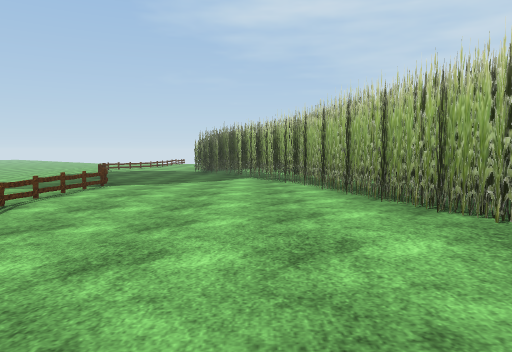
[1] (above)

16 first-person views from a walk through a Unity game level. The camera is 1.2 m above the floor, tilts 4° down and sees 70° across. The floor is counted in squares, 2 m on a side. Each view is taken from the middle of a square. On the plan, view 1 faces up. The plan holds only what a view shows up to about 10 squares ahead; the rest is blank. The place goes on beyond the plan. Some surface patterns are stand-ins.

[2]
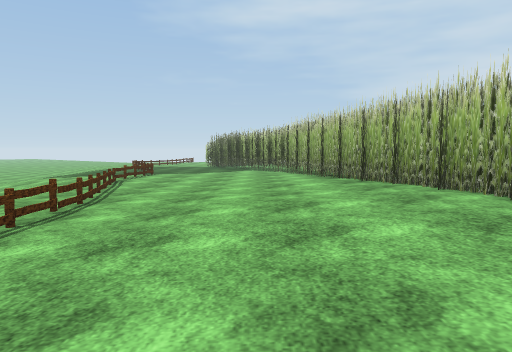

[3]
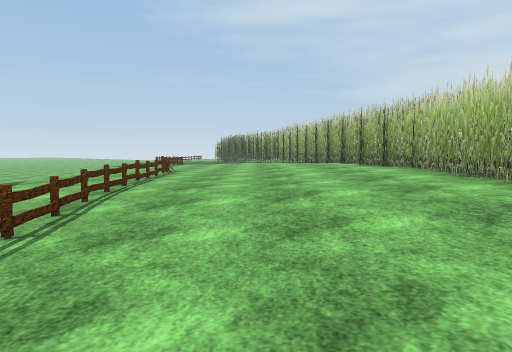

[4]
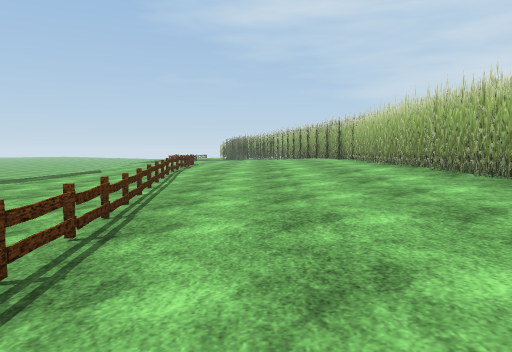

[5]
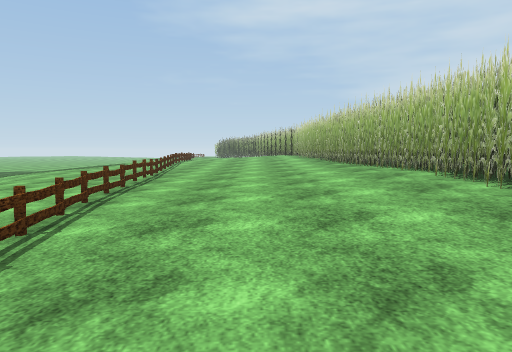

[6]
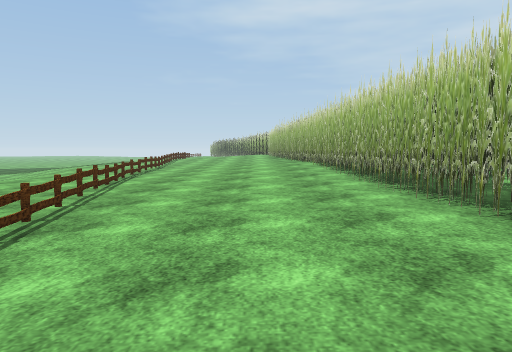

[7]
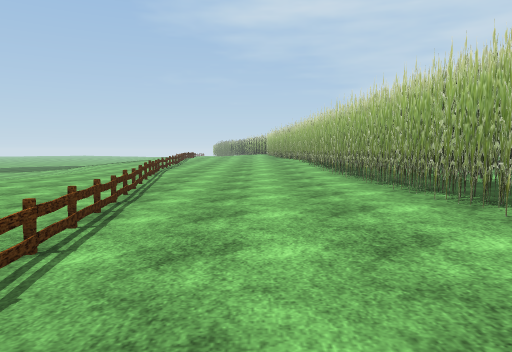

[8]
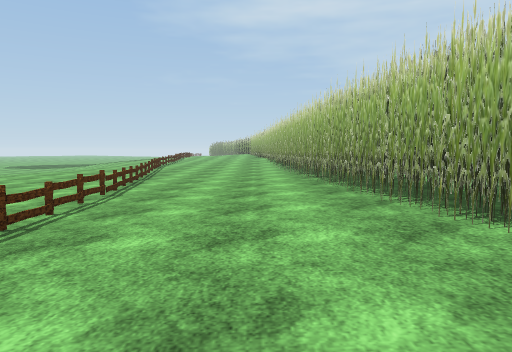

[9]
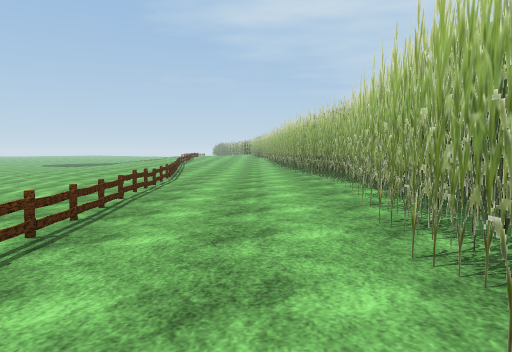

[10]
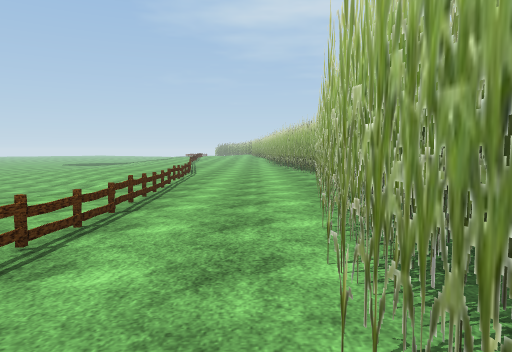

[11]
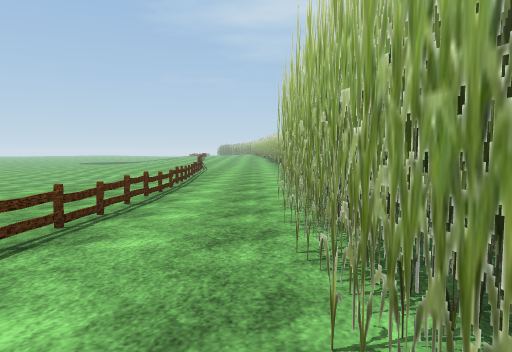

[12]
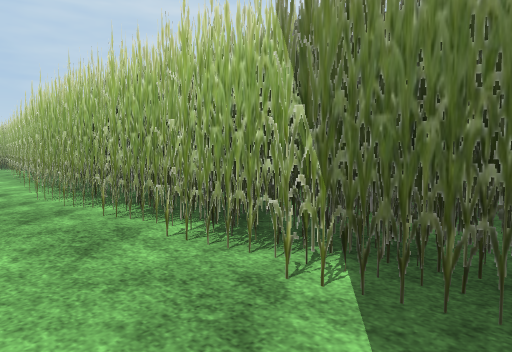

[13]
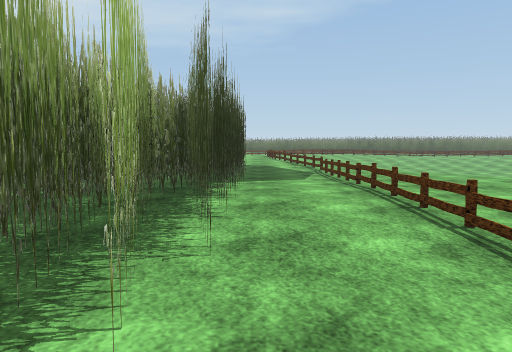

[14]
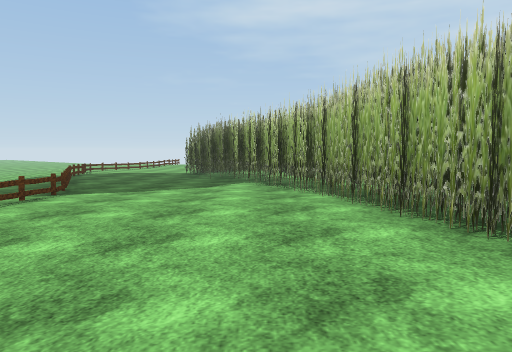

[15]
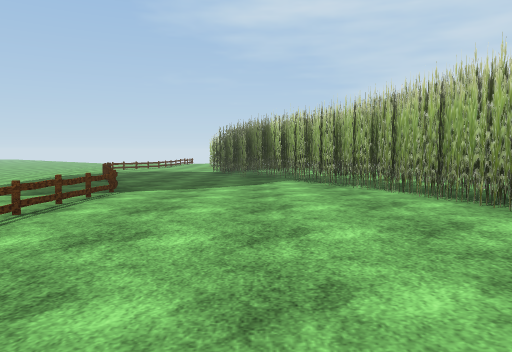

[16]
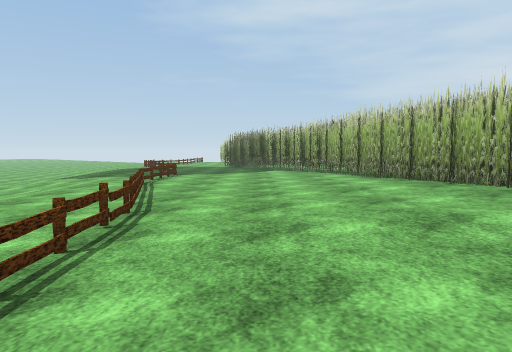

### Floor plan
Key: @ floor where view 1 was taken; # wall or solid block; x gap in a wall; . main floor; : floor 0.25 m higher than the main floor; - floor 0.25 m lower than the main floor; + floor 0.5 m higher than the main floor; _ floor 0.5 m lower than the main floor; * floor 0.75 m higher than the main floor; < floor 0.75 m lower than the main floor; / step, stairs or slope; = window, fence, low wall or low ledge.
Columns run from 5 left of view 1 to 5 right of it. Each row starts with its distance up from view 1.
 11 ....##
 10 x=...##
  9 .=...:#
  8 .==.::##
  7 .==:::##
  6 .==::::#
  5 .==:::+#
  4 .#=:::+#
  3 ..=::++#
  2 ..#::++#
  1 ..==:++##
  0 ..#=:@+*#
 -1 .. =++**#
 -2 .. =++**#
 -3 .. =+++*#
 -4 ..:#+++*#
 -5 ...=:++*#
 -6 ...#://*#
 -7  ..#::/+#
 -8 -..==:++#
 -9 -..==::+##
-10 --.#=::++#
-11  -. =::/+#
-12  -. =::/+#
-13  -..#.::+#
-14  --.#.::+#
-15  --.=.:::#
-16  --.==.::#
-17  ---#=..:#
-18   -- =..:#
-19   ---#..:#
-20   ---=..:#
-21   ---=..:#
-22    --==.:##
-23   _--#=.:##
-24   _--#=.::#
-25   <_- =.::#
-26       =.::#
-27      .#.::#
-28     -.=.::#
-29     -.#.::#
-30     ..#.:##
-31    -..#::##
-32    -..=::#
-33     ..#::#
-34      .#::#
-35      .#::#
-36       #::#
-37      :=:+#
-38     ::#:+#
-39     ::=:+#
-40       ::##

Where each view was taken, in squares from view 1:
view 1: 0 up, 0 right, facing up
view 2: 4 down, 0 right, facing up
view 3: 9 down, 0 right, facing up
view 4: 13 down, 0 right, facing up
view 5: 18 down, 1 right, facing up
view 6: 22 down, 2 right, facing up
view 7: 25 down, 2 right, facing up
view 8: 29 down, 3 right, facing up
view 9: 33 down, 3 right, facing up
view 10: 36 down, 3 right, facing up
view 11: 39 down, 3 right, facing up
view 12: 40 down, 2 right, facing up-right
view 13: 33 down, 3 right, facing down
view 14: 2 up, 0 right, facing up
view 15: 2 up, 1 left, facing up
view 16: 3 down, 1 left, facing up
